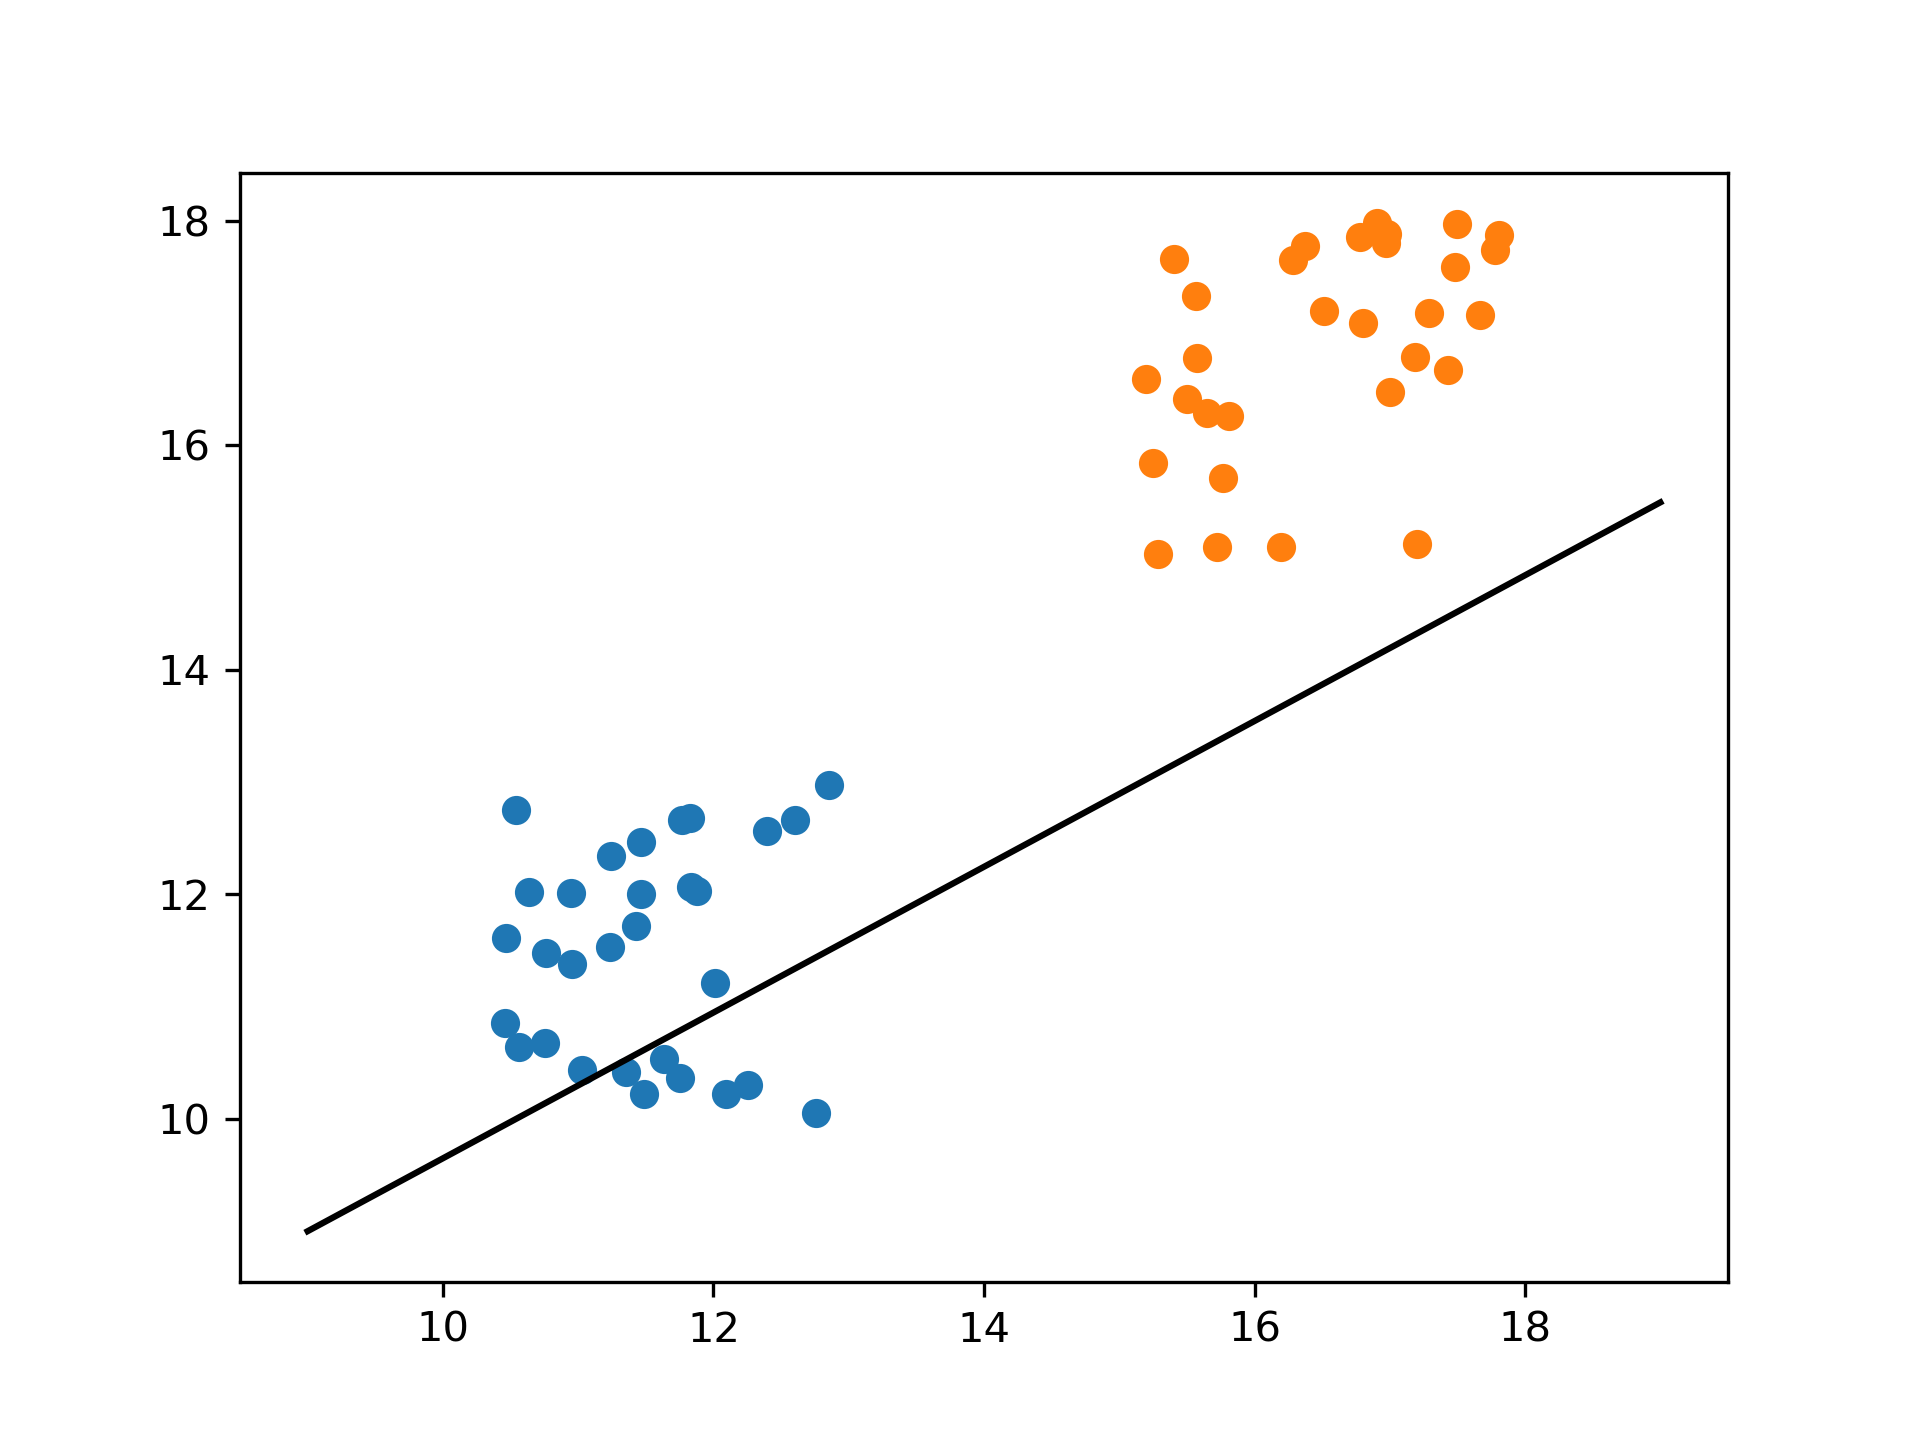

Recreate this plot in Python.
import numpy as np
import matplotlib.pyplot as plt

x1 = np.random.random((30, 2))*3 + 10
x2 = np.random.random((30, 2))*3 + 15
N1 = 30
u1 = np.mean(x1, axis=0)
u1 = np.mat(u1)
u2 = np.mean(x2, axis=0)
u2 = np.mat(u2)
cov1 = np.cov(x1[:, 0], x1[:, 1])
cov2 = np.cov(x2[:, 0], x2[:, 1])
S_w = cov1 + cov2
S_b = (u1-u2).T*(u1-u2)
S_w = np.mat(S_w)
w = S_w.I*(u1 - u2).T
k = w[1]/w[0]
plt.figure()
plt.scatter(x1[:, 0], x1[:, 1])
plt.scatter(x2[:, 0], x2[:, 1])
plt.plot([9, 19], [9, 9+10*k], 'k')
plt.savefig('4-3.png', dpi = 300)
plt.show()
